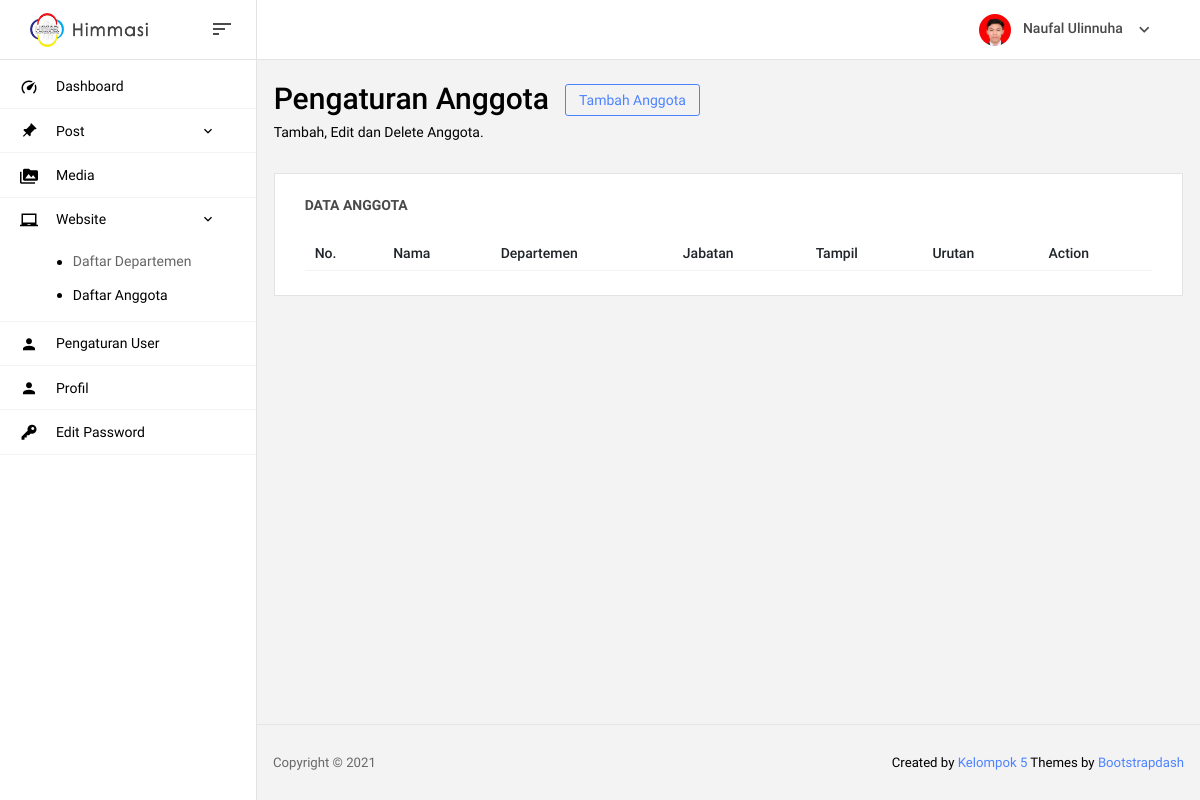
Before: /admin/anggota (signed in) with the older database file.
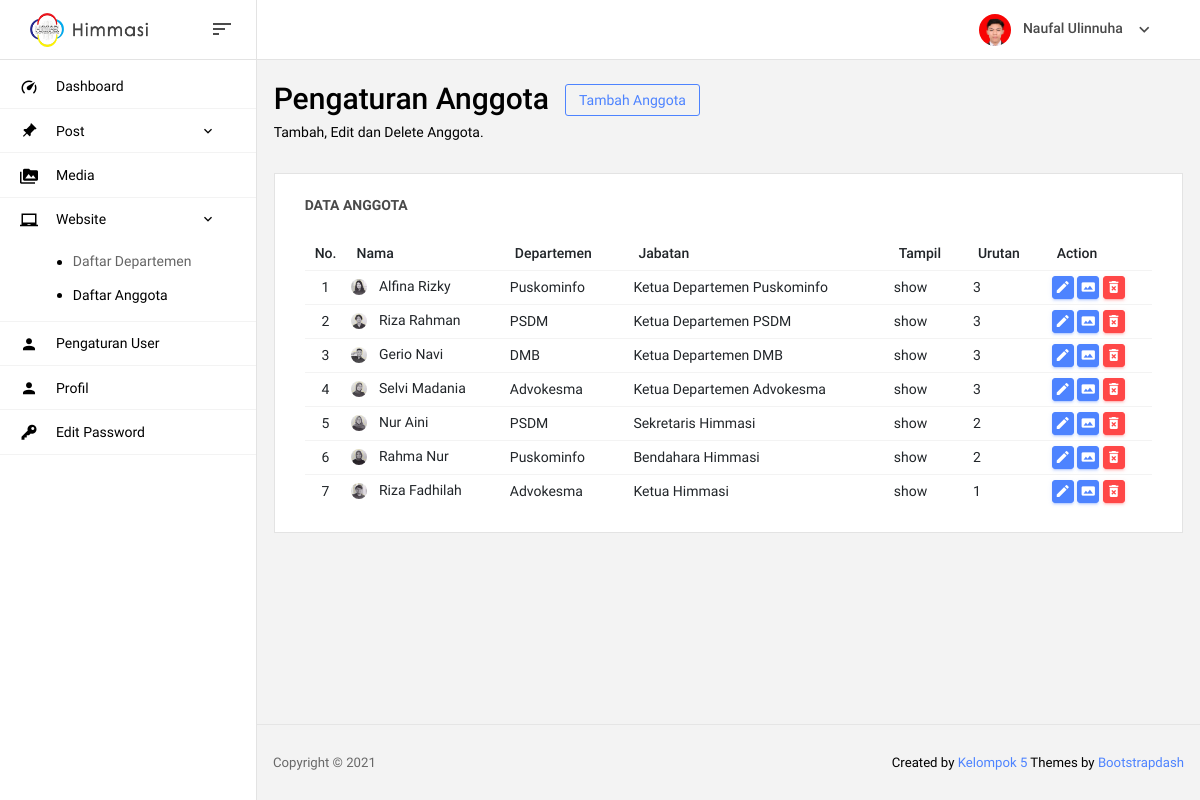
After: the same page with the newer database file.
### tables this page shows
CREATE TABLE `anggota` (
  `id_anggota` int(11) NOT NULL,
  `nama` varchar(100) NOT NULL,
  `jabatan` varchar(50) NOT NULL,
  `id_dept` int(11) NOT NULL,
  `foto` varchar(50) NOT NULL,
  `tampil` varchar(50) NOT NULL,
  `urutan` int(3) NOT NULL,
  `insert_by` int(11) NOT NULL,
  `insert_at` date NOT NULL,
  `update_by` int(11) NOT NULL,
  `update_at` date NOT NULL
);

CREATE TABLE `departemen` (
  `id_dept` int(11) NOT NULL,
  `nama` varchar(50) NOT NULL,
  `deskripsi` text NOT NULL,
  `jumlah` int(2) NOT NULL,
  `logo` varchar(50) NOT NULL
);

### admin/page/anggota.php (the view, shortened to what this page needs)
<section class="row">
  <div class="col-md-12 grid-margin">
    <div class="d-flex justify-content-between flex-wrap">
      <div class="d-flex align-items-end flex-wrap">
        <div class="mr-md-3 mr-xl-5">
          <div class="row m-0">
            <h2>Pengaturan Anggota</h2>
            <button type="button" class="btn btn-outline-primary btn-sm mx-3" data-toggle="modal" data-target="#tambahanggota" style="height: fit-content;">
              Tambah Anggota
            </button>
          </div>
          <p class="mb-md-0">Tambah, Edit dan Delete Anggota.</p>
        </div>
      </div>
    </div>
  </div>
</section>
<section class="card">
  <div class="card-body">
    <h4 class="card-title">Data Anggota</h4>
    <div class="row">
      <div class="col-12">
        <div class="table-responsive">
          <table id="data-alumni" class="table">
            <thead>
              <tr>
                <th>No.</th>
                <th>Nama</th>
                <th>Departemen</th>
                <th>Jabatan</th>
                <th>Tampil</th>
                <th>Urutan</th>
                <th>Action</th>
              </tr>
            </thead>
            <tbody>
              <?php
                $no = 1;
                $sql = "SELECT * FROM `anggota` ORDER BY `id_anggota` DESC";
                $query = mysqli_query($koneksi,$sql);
                while($data = mysqli_fetch_array($query)){
                   $id_anggota  = $data["id_anggota"];
                   $nama        = $data["nama"];
                   $id_dept     = $data["id_dept"];
                   $foto        = $data["foto"];
                   $jabatan     = $data["jabatan"];
                   $tampil      = $data["tampil"];
                   $urutan      = $data["urutan"];
              ?>
              <tr>
                <td class="td-nomer"><?= $no ?></td>
                <td>
                  <img src="../assets/img/foto/<?= $foto ?>" class="rounded-circle img-profil mr-2" style="height:16px;width:16px">
                  <span><?= $nama ?></span>
                </td>
                <td>
                  <?php
                    $query_dept = mysqli_query($koneksi,"SELECT `nama` FROM `departemen` WHERE `id_dept`='$id_dept'");
                    while($data_dept = mysqli_fetch_row($query_dept)){ echo $data_dept[0]; }
                  ?>
                </td>
                <td><?= $jabatan ?></td>
                <td><?= $tampil ?></td>
                <td><?= $urutan ?></td>
                <td>
                  <button type="button" class="btn btn-primary btn-sm btn-table" title="Edit" data-toggle="modal" data-target="#editanggota" onclick='editanggota(<?php echo  '"'.$id_anggota.'"' ?>)'><i class="mdi mdi-pencil"></i></button>
                  <button type="button" class="btn btn-primary btn-sm btn-table" title="Edit Foto" data-toggle="modal" data-target="#editFoto" onclick='editFoto(<?php echo  '"'.$id_anggota.'"' ?>)'><i class="mdi mdi-image-area"></i></button>
                  <button type="button" class="btn btn-danger btn-sm btn-table" title="Hapus"  data-toggle="modal" data-target="#hapusanggota" onclick='hapusanggota(<?php echo  '"'.$id_anggota.'"' ?>)'><i class="mdi mdi-delete-forever"></i></button>
                </td>
              </tr>
              <?php $no++; } ?>
            </tbody>
          </table>
        </div>
      </div>
    </div>
  </div>
</section>

Changed rows visible on the page:
added anggota: foto (picture), nama "Alfina Rizky", jabatan "Ketua Departemen Puskominfo", tampil "show", urutan "3"
now on this page (row edited): departemen: nama "Puskominfo"
added anggota: foto (picture), nama "Riza Rahman", jabatan "Ketua Departemen PSDM", tampil "show", urutan "3"
now on this page (row unchanged): departemen: nama "PSDM"
added anggota: foto (picture), nama "Gerio Navi", jabatan "Ketua Departemen DMB", tampil "show", urutan "3"
now on this page (row edited): departemen: nama "DMB", shown under "Gerio Navi"
added anggota: foto (picture), nama "Selvi Madania", jabatan "Ketua Departemen Advokesma", tampil "show", urutan "3"
now on this page (row edited): departemen: nama "Advokesma"
added anggota: foto (picture), nama "Nur Aini", jabatan "Sekretaris Himmasi", tampil "show", urutan "2"
added anggota: foto (picture), nama "Rahma Nur", jabatan "Bendahara Himmasi", tampil "show", urutan "2"
added anggota: foto (picture), nama "Riza Fadhilah", jabatan "Ketua Himmasi", tampil "show", urutan "1"
